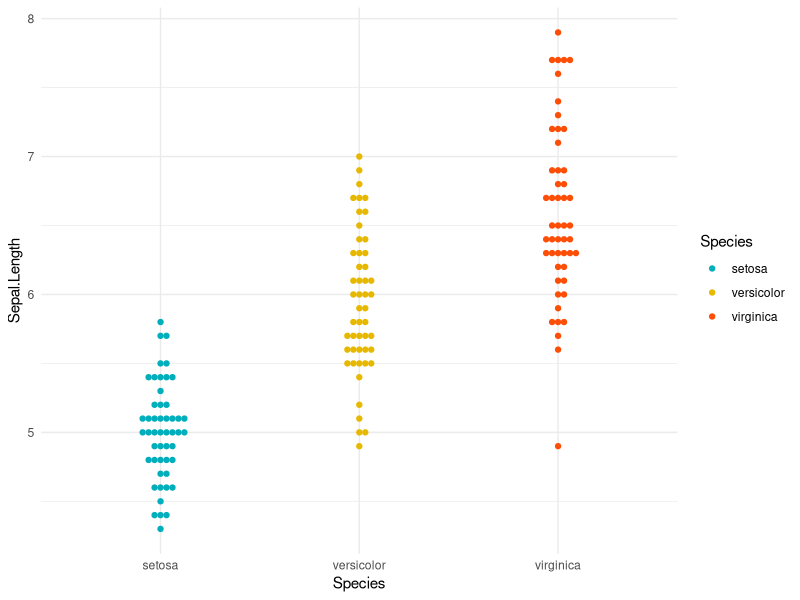
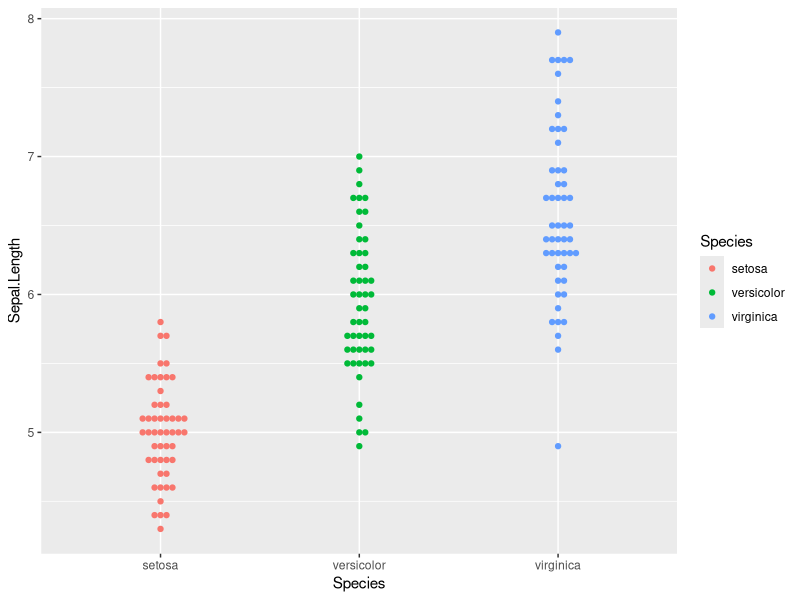

Write R code to recreate these figures, in order.
## ---- chunk 1
knitr::opts_chunk$set( warning=FALSE, message=FALSE)
## ---- chunk 2
library(ggplot2)
library(ggbeeswarm)

# Create a simple beeswarm plot
ggplot(iris, aes(x = Species, y = Sepal.Length, colour=Species)) +
  geom_beeswarm() +
  theme_minimal() +
  scale_color_manual(values = c("#00AFBB", "#E7B800", "#FC4E07"))
## ---- chunk 3
library(ggplot2)
library(ggbeeswarm)

ggplot(iris, aes(x = Species, y = Sepal.Length, colour=Species)) +
  geom_beeswarm()
## ---- chunk 4
# 
## ---- chunk 5
#
